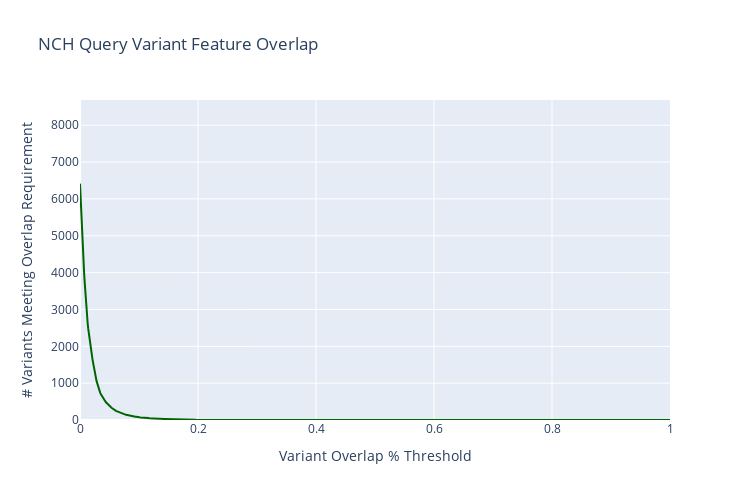

Notebook code cell kept with this figure:
### Code cell
fig = go.Figure()

thrs = list(np.arange(0, 1.001, 0.001))
vals = []

for thr in thrs:
    vals.append(len(df[df["cds_overlap_fraction"] > thr]))
fig.add_trace(
    go.Scatter(
        x=thrs,
        y=vals,
        name="CDS-Intersected",
        marker_color="DarkGreen",
    )
)

fig.update_xaxes(title="Variant Overlap % Threshold", range=[0, 1])
fig.update_yaxes(title="# Variants Meeting Overlap Requirement", range=[0, len(df)])
fig.update_layout(
    title="NCH Query Variant Feature Overlap",
    height=500,
    width=750,
    legend=dict(x=1, xanchor="right", bgcolor="rgba(0,0,0,0)"),
)
fig.show()

### Figure 1 — Plotly figure (JSON) as saved in the notebook; plotly's stock layout.template omitted (floating-point values rounded to 4 significant figures; data arrays with more than 128 entries replaced by an {"elided": "..."} marker saying what was removed)
{"data": [{"marker": {"color": "DarkGreen"}, "name": "CDS-Intersected", "type": "scatter", "x": {"elided": "1001 float values"}, "y": {"elided": "1001 int values"}}], "layout": {"height": 500, "legend": {"bgcolor": "rgba(0,0,0,0)", "x": 1, "xanchor": "right"}, "title": {"text": "NCH Query Variant Feature Overlap"}, "width": 750, "xaxis": {"range": [0, 1], "title": {"text": "Variant Overlap % Threshold"}}, "yaxis": {"range": [0, 8685], "title": {"text": "# Variants Meeting Overlap Requirement"}}}}
